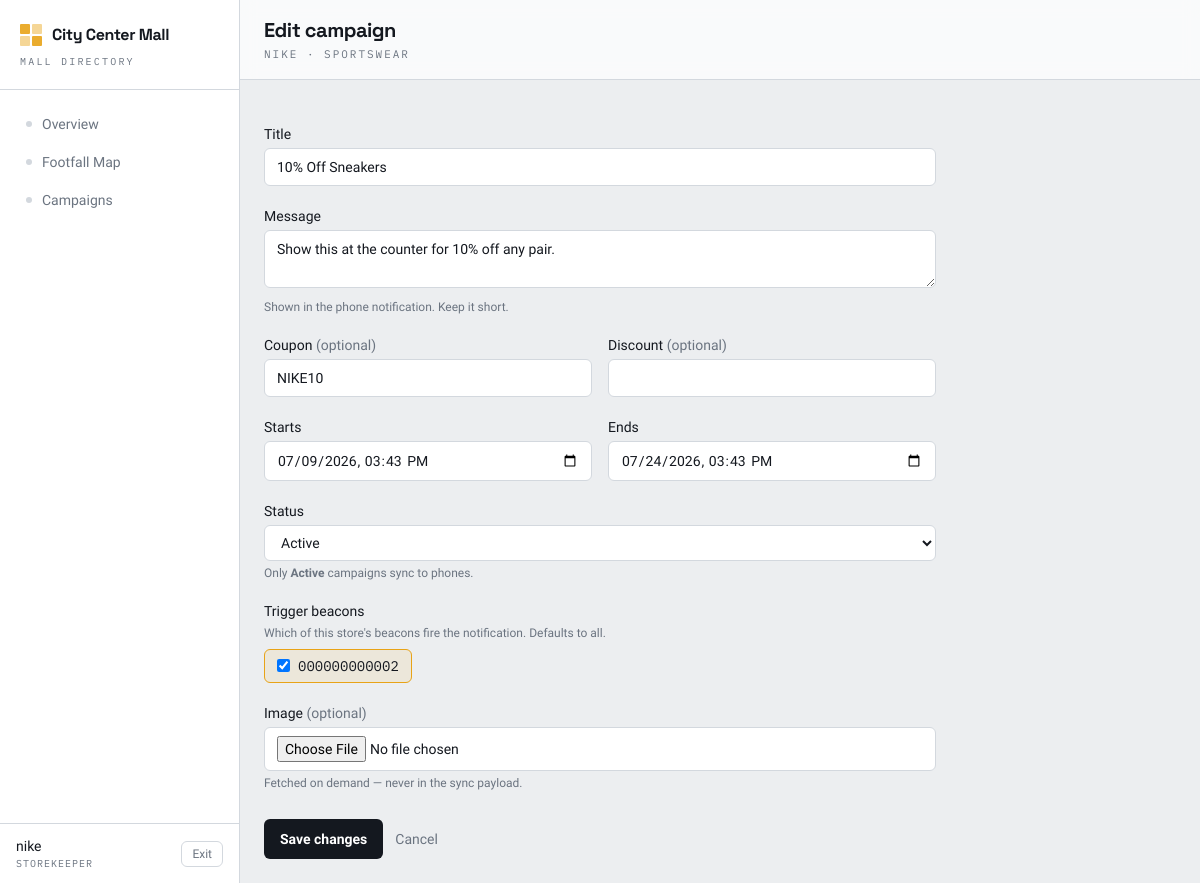
Screenshot of /stores/41/campaigns/10 (signed in) with the database file from the repository.
### core/models.py (models this page shows, shortened)
class Mall(models.Model):
    name = models.CharField(max_length=120)
    address = models.CharField(max_length=255, blank=True)

class Store(models.Model):
    mall = models.ForeignKey(Mall, on_delete=models.CASCADE, related_name='stores')
    floor = models.ForeignKey(Floor, on_delete=models.CASCADE, related_name='stores')
    name = models.CharField(max_length=120)
    category = models.CharField(max_length=60)
    image = models.FileField(upload_to='stores/', blank=True)   # storefront photo for the app card
    tagline = models.CharField(max_length=80, blank=True)        # one-line hook under the name
    badge = models.CharField(max_length=16, blank=True)          # short chip, e.g. OFFER / NEW
    pos_x = models.IntegerField(default=0)  # label anchor — auto-set to shape centroid
    pos_y = models.IntegerField(default=0)
    shape = models.JSONField(null=True, blank=True)
    keeper = models.ForeignKey(settings.AUTH_USER_MODEL, null=True, blank=True,
                               on_delete=models.SET_NULL, related_name='stores')

class Campaign(models.Model):
    DRAFT, ACTIVE, PAUSED, COMPLETED = 'draft', 'active', 'paused', 'completed'
    STATUSES = [(DRAFT, 'Draft'), (ACTIVE, 'Active'), (PAUSED, 'Paused'), (COMPLETED, 'Completed')]
    store = models.ForeignKey(Store, on_delete=models.CASCADE, related_name='campaigns')
    title = models.CharField(max_length=120)
    body = models.CharField(max_length=255)
    image = models.FileField(upload_to='campaigns/', blank=True)
    coupon = models.CharField(max_length=40, blank=True)
    discount = models.CharField(max_length=40, blank=True)
    starts_at = models.DateTimeField()
    ends_at = models.DateTimeField()
    status = models.CharField(max_length=10, choices=STATUSES, default=DRAFT)
    target_beacons = models.ManyToManyField(Beacon, related_name='campaigns', blank=True)
    created_at = models.DateTimeField(auto_now_add=True)
    updated_at = models.DateTimeField(auto_now=True)

class Beacon(models.Model):
    GATE, STORE, COMMON = 'gate', 'store', 'common'
    TYPES = [(GATE, 'Gate'), (STORE, 'Store'), (COMMON, 'Common')]
    mall = models.ForeignKey(Mall, on_delete=models.CASCADE, related_name='beacons')
    floor = models.ForeignKey(Floor, on_delete=models.CASCADE, related_name='beacons')
    store = models.ForeignKey(Store, null=True, blank=True, on_delete=models.SET_NULL,
                              related_name='beacons')
    adv_id = models.CharField(max_length=12, unique=True)  # 6 bytes as hex; advertised + matched
    beacon_type = models.CharField(max_length=8, choices=TYPES, default=COMMON)  # admin-only, not synced
    pos_x = models.IntegerField(default=0)
    pos_y = models.IntegerField(default=0)
    tx_power = models.IntegerField(default=-59)  # calibrated RSSI @ 1m
    def __str__(self):
        return self.adv_id

### core/views.py (the view)
# urls.py: path('stores/<int:store_id>/campaigns/<int:pk>', views.campaign_edit, name='campaign_edit'),
@login_required
@keeper_only
def campaign_edit(request, store_id, pk=None):
    store = get_object_or_404(visible_stores(request.user), pk=store_id)
    inst = get_object_or_404(Campaign, pk=pk, store=store) if pk else None
    if request.method == 'POST':
        form = CampaignForm(request.POST, request.FILES, instance=inst, store=store)
        if form.is_valid():
            c = form.save(commit=False)
            c.store = store
            c.save()
            form.save_m2m()
            return redirect('campaigns')
    else:
        form = CampaignForm(instance=inst, store=store)
    return render(request, 'campaign_form.html', {'form': form, 'store': store, 'campaign': inst})

### core/forms.py (shortened to what this page needs)
class CampaignForm(Styled):
    class Meta:
        model = Campaign
        fields = ['title', 'body', 'image', 'coupon', 'discount',
                  'starts_at', 'ends_at', 'status', 'target_beacons']
        widgets = {
            'body': forms.Textarea(attrs={'rows': 2}),
            'starts_at': forms.DateTimeInput(attrs={'type': 'datetime-local'}, format='%Y-%m-%dT%H:%M'),
            'ends_at': forms.DateTimeInput(attrs={'type': 'datetime-local'}, format='%Y-%m-%dT%H:%M'),
            'target_beacons': forms.CheckboxSelectMultiple,
        }
    def __init__(self, *args, store=None, **kwargs):
        super().__init__(*args, **kwargs)
        for name in ('starts_at', 'ends_at'):
            self.fields[name].input_formats = ['%Y-%m-%dT%H:%M']
        if store is not None:  # only this store's beacons can trigger its campaign
            self.fields['target_beacons'].queryset = store.beacons.all()

### core/context.py (called while the page is built)
def dashboard(request):
    if not request.user.is_authenticated:
        return {}
    mall = Mall.objects.first()
    return {
        'mall': mall,
        'nav_floors': Floor.objects.filter(mall=mall) if mall else [],
        'is_admin': request.user.is_superuser,
    }

### core/views.py (called while the page is built)
def keeper_only(view):
    @wraps(view)
    def wrapped(request, *args, **kwargs):
        if request.user.is_superuser:
            raise PermissionDenied
        return view(request, *args, **kwargs)
    return wrapped

def visible_stores(user):
    qs = Store.objects.select_related('floor', 'mall')
    return qs if user.is_superuser else qs.filter(keeper=user)

### core/templates/campaign_form.html (shortened to what this page needs)
{% extends "base.html" %}
{% block heading %}{% if campaign %}Edit campaign{% else %}New campaign{% endif %}{% endblock %}
{% block subheading %}<p class="mt-0.5 font-mono text-[11px] uppercase tracking-[0.18em] text-muted">{{ store.name }} · {{ store.category }}</p>{% endblock %}
{% block content %}
<form method="post" enctype="multipart/form-data" class="max-w-2xl space-y-5">
  <div>
    <label class="mb-1 block text-sm font-500">Title</label>
    {{ form.title }}
  </div>
  <div>
    <label class="mb-1 block text-sm font-500">Message</label>
    {{ form.body }}
    <p class="mt-1 text-xs text-muted">Shown in the phone notification. Keep it short.</p>
  </div>
  <div class="grid grid-cols-2 gap-4">
    <div><label class="mb-1 block text-sm font-500">Coupon <span class="text-muted">(optional)</span></label>{{ form.coupon }}</div>
    <div><label class="mb-1 block text-sm font-500">Discount <span class="text-muted">(optional)</span></label>{{ form.discount }}</div>
  </div>
  <div class="grid grid-cols-2 gap-4">
    <div><label class="mb-1 block text-sm font-500">Starts</label>{{ form.starts_at }}{{ form.starts_at.errors }}</div>
    <div><label class="mb-1 block text-sm font-500">Ends</label>{{ form.ends_at }}{{ form.ends_at.errors }}</div>
  </div>
  <div>
    <label class="mb-1 block text-sm font-500">Status</label>
    {{ form.status }}
    <p class="mt-1 text-xs text-muted">Only <b>Active</b> campaigns sync to phones.</p>
  </div>
  <div>
    <label class="mb-1 block text-sm font-500">Trigger beacons</label>
    <p class="mb-2 text-xs text-muted">Which of this store's beacons fire the notification. Defaults to all.</p>
    <div class="flex flex-wrap gap-2">
      {% for cb in form.target_beacons %}
      <label class="flex cursor-pointer items-center gap-2 rounded-md border border-line bg-surface px-3 py-1.5 text-sm font-mono has-[:checked]:border-signal has-[:checked]:bg-signal/10">
        {{ cb.tag }} <span>{{ cb.choice_label }}</span>
      </label>
      {% endfor %}
    </div>
  </div>
  <div>
    <label class="mb-1 block text-sm font-500">Image <span class="text-muted">(optional)</span></label>
    {{ form.image }}
    <p class="mt-1 text-xs text-muted">Fetched on demand — never in the sync payload.</p>
  </div>
  <div class="flex items-center gap-3 pt-2">
    <button class="rounded-md bg-ink px-4 py-2.5 text-sm font-600 text-white hover:bg-black transition">
      {% if campaign %}Save changes{% else %}Create campaign{% endif %}
    </button>
    <a href="{% url 'campaigns' %}" class="text-sm text-muted hover:text-ink">Cancel</a>
  </div>
</form>
{% endblock %}

### core/templates/base.html (shortened to what this page needs)
{% load static %}
<!doctype html>
<html lang="en">
<head>
  <script src="https://cdn.tailwindcss.com"></script>
</head>
<body class="bg-paper text-ink antialiased">
{% if user.is_authenticated %}
<div class="flex min-h-screen">
  <aside class="hidden md:flex w-60 shrink-0 flex-col border-r border-line bg-surface">
    <div class="px-5 pt-6 pb-5 border-b border-line">
      <div class="flex items-center gap-2.5 text-signal">
        <span class="mark"><i></i><i></i><i></i><i></i></span>
        <span class="font-display font-700 tracking-tight text-ink leading-none">
          {{ mall.name|default:"Directory" }}
        </span>
      </div>
      <p class="mt-2 font-mono text-[10px] uppercase tracking-[0.22em] text-muted">Mall Directory</p>
    </div>
    {% with url=request.resolver_match.url_name %}
    <nav class="flex-1 px-3 py-4 space-y-0.5 text-sm">
      {% include "_navitem.html" with cur=url want="dashboard" target="dashboard" label="Overview" %}
      {% include "_navitem.html" with cur=url want="heatmap" target="heatmap" label="Footfall Map" %}
      {% if not is_admin %}
        {% include "_navitem.html" with cur=url want="campaigns" target="campaigns" label="Campaigns" %}
      {% endif %}
    </nav>
    {% endwith %}
    <div class="border-t border-line px-4 py-3 flex items-center justify-between">
      <div class="min-w-0">
        <p class="truncate font-500 text-sm">{{ user.username }}</p>
        <p class="font-mono text-[10px] uppercase tracking-widest text-muted">
          {% if is_admin %}Super Admin{% else %}Storekeeper{% endif %}
        </p>
      </div>
      <form method="post" action="{% url 'logout' %}">{% csrf_token %}
        <button class="rounded-md border border-line px-2.5 py-1 text-xs text-muted hover:text-ink hover:border-ink transition">Exit</button>
      </form>
    </div>
  </aside>
  <main class="flex-1 min-w-0">
    <header class="flex items-center gap-4 border-b border-line bg-surface/70 px-6 py-4 backdrop-blur">
      <div class="min-w-0">
        <h1 class="font-display text-xl font-700 tracking-tight truncate">{% block heading %}{% endblock %}</h1>
        {% block subheading %}{% endblock %}
      </div>
    </header>
    <div class="p-6">{% block content %}{% endblock %}</div>
  </main>
</div>
{% else %}
  {% block content_anon %}{% endblock %}
{% endif %}
</body>
</html>

### core/templates/base.html (style rules this page uses)
body { font-family: "Hanken Grotesk", sans-serif; }
.mark { display:grid; grid-template-columns:1fr 1fr; grid-template-rows:1fr 1fr; gap:2px; width:22px; height:22px; }
.mark i { background: currentColor; border-radius:1px; }
.mark i:nth-child(1),.mark i:nth-child(4) { opacity:.9 }
.mark i:nth-child(2),.mark i:nth-child(3) { opacity:.45 }

### rows the page displays
Mall: name "City Center Mall"
Store: name "NIKE", category "SPORTSWEAR"
Campaign: title "10% Off Sneakers", body "Show this at the counter for 10% off any pair.", coupon "NIKE10", starts_at "07/09/2026 15:43", ends_at "07/24/2026 15:43", status "Active"
Beacon: choice_label "000000000002"

### other values shown
{{ label }} "Overview Footfall Map Campaigns"
{{ user.username }} "nike"
